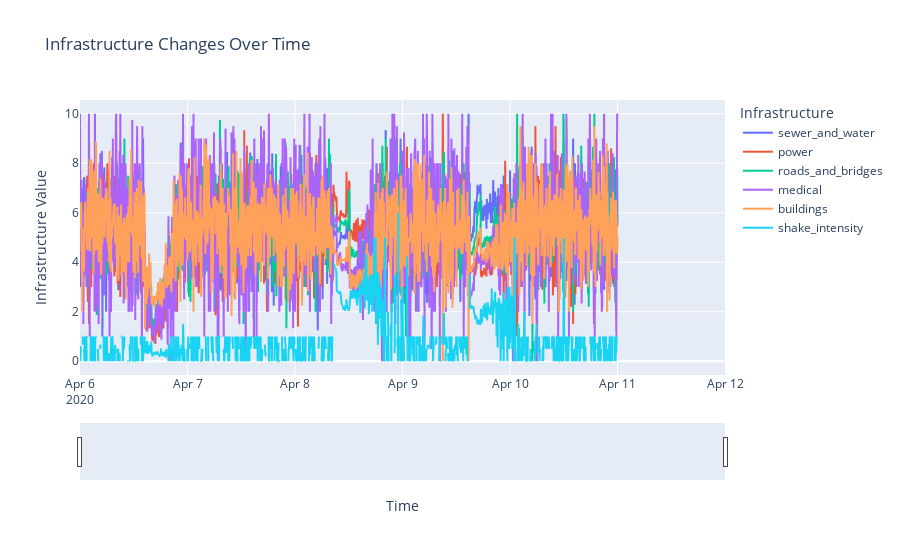

The notebook cell this image was saved under:
### Code cell
# Draw visualization of the infrastructure damage trend over time

# Convert DataFrame to long format
damage_report_sorted_clean_long = pd.melt(damage_report_sorted_resampled, id_vars=['time', 'location'], 
                  value_vars=['sewer_and_water', 'power', 'roads_and_bridges', 'medical', 'buildings', 'shake_intensity'],
                  var_name='Infrastructure', value_name='Value')

# Plot the line chart
fig = px.line(damage_report_sorted_clean_long, x='time', y='Value', color='Infrastructure', title="Infrastructure Changes Over Time",
              labels={'time': 'Time', 'Value': 'Infrastructure Value'})

# Set initial x-axis rang
fig.update_xaxes(range=[damage_report_sorted_resampled['time'].min(), damage_report_sorted_resampled['time'].min() + pd.DateOffset(days=6)])  # Example zoom to first 6 months

# Enable drag-to-zoom and add a range slider
fig.update_layout(xaxis=dict(rangeslider=dict(visible=True), type="date"))

fig.show()

### Figure 1 — Plotly figure (JSON) as saved in the notebook; plotly's stock layout.template omitted (floating-point values rounded to 4 significant figures; data arrays with more than 128 entries replaced by an {"elided": "..."} marker saying what was removed)
{"data": [{"hovertemplate": "Infrastructure=sewer_and_water<br>Time=%{x}<br>Infrastructure Value=%{y}<extra></extra>", "legendgroup": "sewer_and_water", "line": {"color": "#636efa", "dash": "solid"}, "marker": {"symbol": "circle"}, "mode": "lines", "name": "sewer_and_water", "showlegend": true, "type": "scattergl", "x": {"elided": "1441 str values"}, "xaxis": "x", "y": {"elided": "1441 float values"}, "yaxis": "y"}, {"hovertemplate": "Infrastructure=power<br>Time=%{x}<br>Infrastructure Value=%{y}<extra></extra>", "legendgroup": "power", "line": {"color": "#EF553B", "dash": "solid"}, "marker": {"symbol": "circle"}, "mode": "lines", "name": "power", "showlegend": true, "type": "scattergl", "x": {"elided": "1441 str values"}, "xaxis": "x", "y": {"elided": "1441 float values"}, "yaxis": "y"}, {"hovertemplate": "Infrastructure=roads_and_bridges<br>Time=%{x}<br>Infrastructure Value=%{y}<extra></extra>", "legendgroup": "roads_and_bridges", "line": {"color": "#00cc96", "dash": "solid"}, "marker": {"symbol": "circle"}, "mode": "lines", "name": "roads_and_bridges", "showlegend": true, "type": "scattergl", "x": {"elided": "1441 str values"}, "xaxis": "x", "y": {"elided": "1441 float values"}, "yaxis": "y"}, {"hovertemplate": "Infrastructure=medical<br>Time=%{x}<br>Infrastructure Value=%{y}<extra></extra>", "legendgroup": "medical", "line": {"color": "#ab63fa", "dash": "solid"}, "marker": {"symbol": "circle"}, "mode": "lines", "name": "medical", "showlegend": true, "type": "scattergl", "x": {"elided": "1441 str values"}, "xaxis": "x", "y": {"elided": "1441 float values"}, "yaxis": "y"}, {"hovertemplate": "Infrastructure=buildings<br>Time=%{x}<br>Infrastructure Value=%{y}<extra></extra>", "legendgroup": "buildings", "line": {"color": "#FFA15A", "dash": "solid"}, "marker": {"symbol": "circle"}, "mode": "lines", "name": "buildings", "showlegend": true, "type": "scattergl", "x": {"elided": "1441 str values"}, "xaxis": "x", "y": {"elided": "1441 float values"}, "yaxis": "y"}, {"hovertemplate": "Infrastructure=shake_intensity<br>Time=%{x}<br>Infrastructure Value=%{y}<extra></extra>", "legendgroup": "shake_intensity", "line": {"color": "#19d3f3", "dash": "solid"}, "marker": {"symbol": "circle"}, "mode": "lines", "name": "shake_intensity", "showlegend": true, "type": "scattergl", "x": {"elided": "1441 str values"}, "xaxis": "x", "y": {"elided": "1441 float values"}, "yaxis": "y"}], "layout": {"legend": {"title": {"text": "Infrastructure"}, "tracegroupgap": 0}, "title": {"text": "Infrastructure Changes Over Time"}, "xaxis": {"anchor": "y", "domain": [0, 1], "range": ["2020-04-06T00:00:00", "2020-04-12T00:00:00"], "rangeslider": {"visible": true}, "title": {"text": "Time"}, "type": "date"}, "yaxis": {"anchor": "x", "domain": [0, 1], "title": {"text": "Infrastructure Value"}}}}
